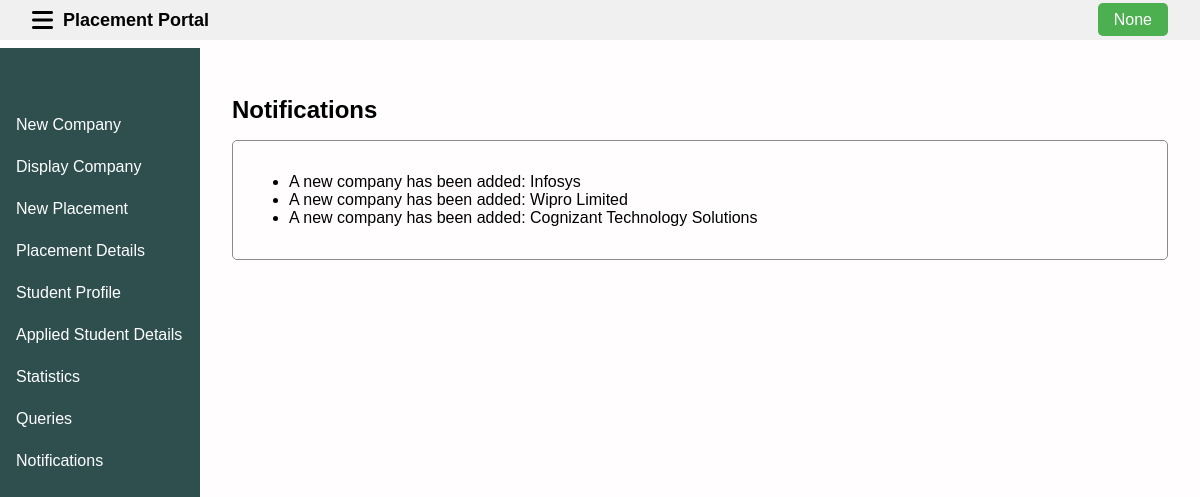
The page /notifications on the database its author committed.
### app.py (models this page shows)
class Notifications(db.Model):
    id = db.Column(db.Integer, primary_key=True)
    message = db.Column(db.String(200), nullable=False)

### app.py (the view)
@app.route('/notifications')
def notifications():
    username = session.get('username')
    notifications = Notifications.query.all()
    return render_template('admin_notification.html',username=username , notifications=notifications)

### templates/admin_notification.html
{% extends 'base_wel.html' %}
{% block head %}
<link rel="stylesheet" href="{{ url_for( 'static' , filename = 'css/style_w.css' ) }}">
{% endblock %}
{% block body %}
<main>
    <h2>Notifications</h2>
    <section id="notification-list">
        {% if notifications %}
            <ul>
                {% for notification in notifications %}
                    <li>{{ notification.message }}</li>
                {% endfor %}
            </ul>
        {% else %}
            <p>No notifications available.</p>
        {% endif %}
    </section>
</main>
{% endblock %}

### static/css/style_w.css (style rules this page uses)
body { font-family: sans-serif; margin: 0; padding: 0; background-color: #fffdfdfa; }
main { margin-left: 200px; padding: 1rem 2rem; margin-top: 60px; }
section { margin-bottom: 1rem; padding: 1rem; border: 1px solid #8b8989; border-radius: 5px; }
h2 { margin-bottom: 1rem; }

### rows shown on the page
Notifications: message "A new company has been added: Infosys"
Notifications: message "A new company has been added: Wipro Limited"
Notifications: message "A new company has been added: Cognizant Technology Solutions"

### other values the page prints
{{ username }} "None"
